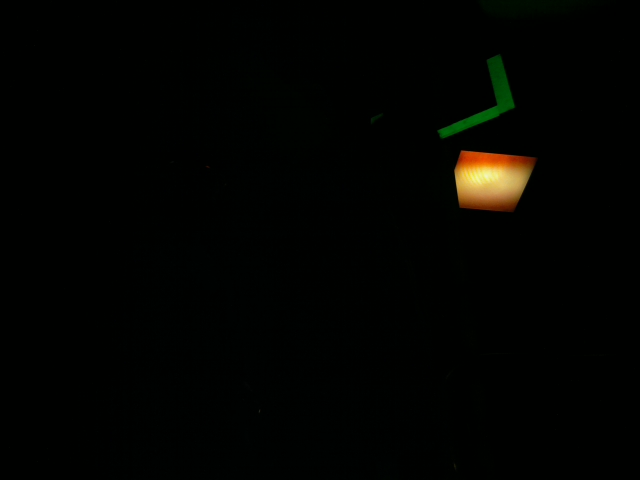
//> input picture latest.jpg, 640 x 480 px
$ ./highgoal   (built with g++ and OpenCV 4)
//> lines starting //> are read from the running program, lines starting //| are printed output that depends on the picture; after the words box and inside, x2 and y2 are one past the last pixel; in counts of white or black regions, pixels touching at a corner belong together
#include "opencv2/highgui/highgui.hpp"
#include "opencv2/core/core.hpp"
#include "opencv2/imgproc/imgproc.hpp"
#include <iostream>
#include <dirent.h>
#include <math.h>
// For availability of M_PI
#define _USE_MATH_DEFINES

using namespace cv;
using namespace std;

// Declare vars
Mat src, src_gray, subtracted;
int size_x = -1;
int size_y = -1;
struct rect_points {
	Point side_one;
	Point side_two;
	Point side_three;
	Point side_four;
};
rect_points goal;
vector<vector<Point> > contours;
void convex_callback(int, void*);
void blob_callback(int, void*);
void analyzeImage(Mat src);
pair<float,float> angle_and_dist();

// Create min and max variables for optimal detection based on environment
int thresh = 210;
int max_thresh = 255;

int blob_size = 5;
int max_blob = 20; // Used only in gui

bool gui = false; // Turn on for debugging
bool detailedGUI = false;
bool test = false;
bool latest = false;
bool done = false;
bool foundGoal = false;

// CONSTANTS
// Distances are in inches, angles are in degrees
const float millimetersPerInch = 25.4;
const float mountAngleX = 0.0;
const float mountAngleY = 45.0 * M_PI / 180;
const int nativeResX = 2592;
const int nativeResY = 1944;
const float nativeAngleX = 53.5 * M_PI / 180;
const float nativeAngleY = 41.41 * M_PI / 180;
const float shiftX = 13.25 * millimetersPerInch; // 13.25 inches
const float shiftY = 2.5 * millimetersPerInch; // 2.5 inches
const float goalHeight = 8 * 12 * millimetersPerInch; // 8 feet
const float cameraHeight = 296.0; // 296 millimeters

// Access a specified directory, used in one of main's options
int getdir(string dir, vector<string> &files) {
	DIR *dp;
	struct dirent *dirp;
	if ((dp = opendir(dir.c_str())) == NULL) {
		cout << "Error opening directory '" << dir << "'" << endl;
		return -1;
	}

	while ((dirp = readdir(dp)) != NULL) {
		files.push_back(string(dirp->d_name));
	}
	closedir(dp);
	return 0;
}

int main(int argc, char** argv) {
	string image = "latest.jpg";
	// Different args determine different modes, so we can debug or run with ease
	// Modes are (in order): GUI, testing, using latest.jpg (on RPi), or other directory (uses getDir)
	if (argc == 1) {
		detailedGUI = true;
	} else if (argc == 2) {
		if (strcmp(argv[1], "test") == 0) {
			gui = false;
			test = true;
			cout << "*********************************" << endl;
			cout << "Testing mode" << endl;
			cout << "*********************************" << endl << endl;
		} else if (strcmp(argv[1], "latest") == 0) {
			latest = true;
			gui = false;
			image = "latest.jpg";
		} else {
			image = argv[1];
		}
	} else if (argc == 3) {
		if (strcmp(argv[1], "folder") == 0) {
			vector<string> files = vector<string>();
			string dir = argv[2];
			if (dir.substr(dir.size() - 1, 1) != "/") {
				dir += "/";
			}

			int status = getdir(dir, files);

			if (status >= 0) {
				cout << "Reading directory '" << dir << "'" << endl;
			} else {
				return status;
			}

			for (unsigned int i = 0; i < files.size(); i++) {
				if (files[i].length() < 4 || files[i].substr(files[i].length() - 4, 4) != ".jpg") continue;
				string path = dir + files[i];

				src = imread(path, CV_LOAD_IMAGE_UNCHANGED);
				if (src.empty()) {
					cout << "Error: Image '" << path << "' cannot be loaded" << endl;
					return -1;
				}
				cout << "Loaded image '" << files[i] << "'" << endl;
				analyzeImage(src);

				waitKey(0);
				done = true;
			}
		}
	}

	// If no mode is specified, run the defualt image
	if (!done) {
		src = imread(image, CV_LOAD_IMAGE_UNCHANGED);
//> src is the input picture: 480 rows x 640 cols, CV_8UC3; mean B, G, R 0.9, 3.3, 2.4
		if (src.empty()) {
			cout << "Error: Image '" << image << "' cannot be loaded" << endl;
			return -1;
		}
		analyzeImage(src);
	}
	return 0;
}

// Process the image specified in main for angle and distance
void analyzeImage(Mat src) {
	float offAngle = 0.0;
	float distance = 0.0;
	size_x = src.cols;
//> size_x = 640
	size_y = src.rows;
//> size_y = 480

	// Convert to 1 channel (gray) for use by other operators
	cvtColor(src, src_gray, CV_BGR2GRAY);
	// Blur image as to round any small errors
	blur(src_gray, src_gray, Size(3, 3));
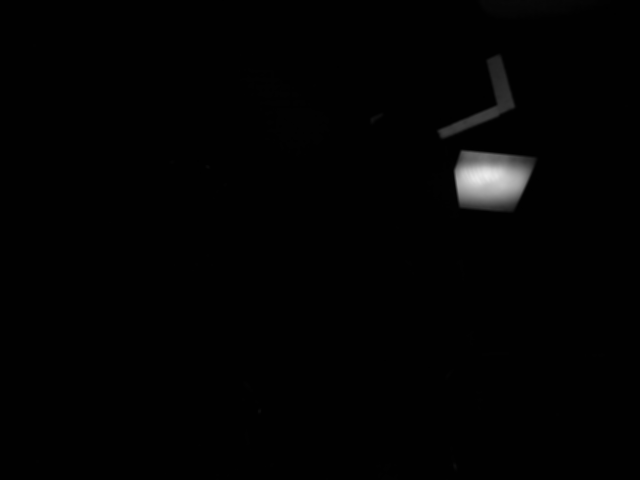
//> src_gray: 480 rows x 640 cols, CV_8UC1; min 0, max 236, mean 3

	if (gui) {
		namedWindow("window", CV_WINDOW_AUTOSIZE);
		if (detailedGUI) imshow("src_gray", src_gray);
		createTrackbar(" Threshold:", "window", &thresh, max_thresh, convex_callback);
		createTrackbar(" BlobSize:", "window", &blob_size, max_blob, blob_callback);
	}

	convex_callback(0, 0);

	// Calculate angle and distance if goal is found
	if (foundGoal) {
		pair<float,float> tempvar = angle_and_dist();
		offAngle = tempvar.first;
		distance = tempvar.second;
	}
	// Print results for debugging or communication with RIO
	cout << foundGoal << "::" << offAngle << "::" << distance << endl;
	if (gui) waitKey(0);
}


void convex_callback(int, void*) {
	Mat threshold_output, convex;
	vector<Vec4i> hierarchy;

	// Convert to only black and white pixels using threshold for use by findcontours
	threshold(src_gray, threshold_output, thresh, max_thresh, THRESH_BINARY);
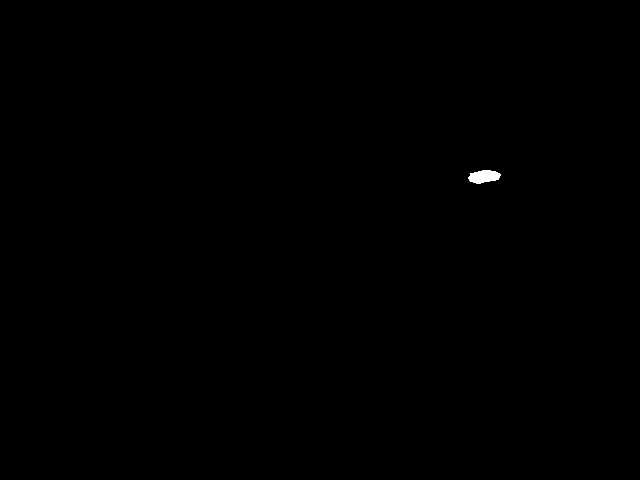
//> threshold_output: 480 rows x 640 cols, CV_8UC1; 0.11% white; 1 white region
	if (gui && detailedGUI) imshow("threshold", threshold_output);
	// Find shapes for use by other operators
	findContours(threshold_output, contours, hierarchy, CV_RETR_TREE, CV_CHAIN_APPROX_SIMPLE, Point(0, 0));
//> contours = 1 contour; box (x1, y1, x2, y2) and area: (468, 170, 501, 184) 294

	// Blob Filter for pre conxev hull?

	// Create convex hulls of contours for detecting the high goal's U shape
	vector<vector<Point> > hull(contours.size());
//> hull = 1 empty contours
	for(int i = 0; i < contours.size(); ++i) {
		convexHull(Mat(contours[i]), hull[i], false);
	}
//> this loop made 1 pass

	convex = Mat::zeros( threshold_output.size(), CV_8UC1 );
	for (int i = 0; i<contours.size(); ++i) {
		drawContours(convex, hull, i, Scalar(255,255,255), CV_FILLED, 8, vector<Vec4i>(), 0, Point() );
	}
//> convex: 480 rows x 640 cols, CV_8UC1; 0.11% white; 1 white region, box (x1, y1, x2, y2) and area: (468, 170, 501, 184) 353

	// Subtract the original contours from convex hulls, remaining with the inner part of the U
	subtracted = Mat::zeros(convex.size(), CV_8UC1);
	if (convex.isContinuous() && threshold_output.isContinuous()) {
		uchar *p1, *p2, *p3;
		p1 = convex.ptr<uchar>(0);
		p2 = threshold_output.ptr<uchar>(0);
		p3 = subtracted.ptr<uchar>(0);
		for (int i = 0; i < convex.rows * convex.cols; ++i) {
			if (*p2 != 0){
				*p3 = 0;
			} else if (*p1 != 0){
				*p3 = 255;
			}
			p1++;
			p2++;
			p3++;
		}
//> subtracted: 480 rows x 640 cols, CV_8UC1; 0.01% white in thin lines or dots, all inside (x1, y1, x2, y2) = (468, 170, 499, 184)
	}
	// subtract(convex, threshold_output, subtracted);

	if (gui && detailedGUI) {
		imshow("convex", convex);
		imshow("subtracted", subtracted);
	}
	// Detect highgoal from what's left and create a goal object
	blob_callback(0, 0);
}

void blob_callback(int, void*) {
	vector<Point> poly, largest_contour;
	vector<Vec4i> hierarchy;
	Mat blobbed;
	Mat element = getStructuringElement(MORPH_ELLIPSE, Size(2 * blob_size + 1, 2 * blob_size + 1), Point(blob_size, blob_size));

	// Grow and shrink shape to get better edges
	erode(subtracted, blobbed, element);
//> blobbed: 480 rows x 640 cols, CV_8UC1; every value is 0
	dilate(blobbed, blobbed, element);
	if (gui && detailedGUI) imshow("blobbed", blobbed);
	findContours(blobbed, contours, hierarchy, CV_RETR_TREE, CV_CHAIN_APPROX_SIMPLE, Point(0, 0));
//> contours = 0 contours
	Mat result = src.clone();
	// Mat::zeros(blobbed.size(), CV_8UC3);

	// Filter for largest
	if (contours.size()!=0) {
		foundGoal = true;
		double largest_area = 0.0;
		for (int i = 0; i < contours.size(); i++) {
			// Find the area of contour
			double a = contourArea(contours[i], false);
			if (a > largest_area) {
				largest_contour = contours[i];
				largest_area = a;
			}
		}
	}
	// Create goal
//> (the run ends here: the program stops with an error, at `approxPolyDP(Mat(largest_contour), poly, 3, true);`)
